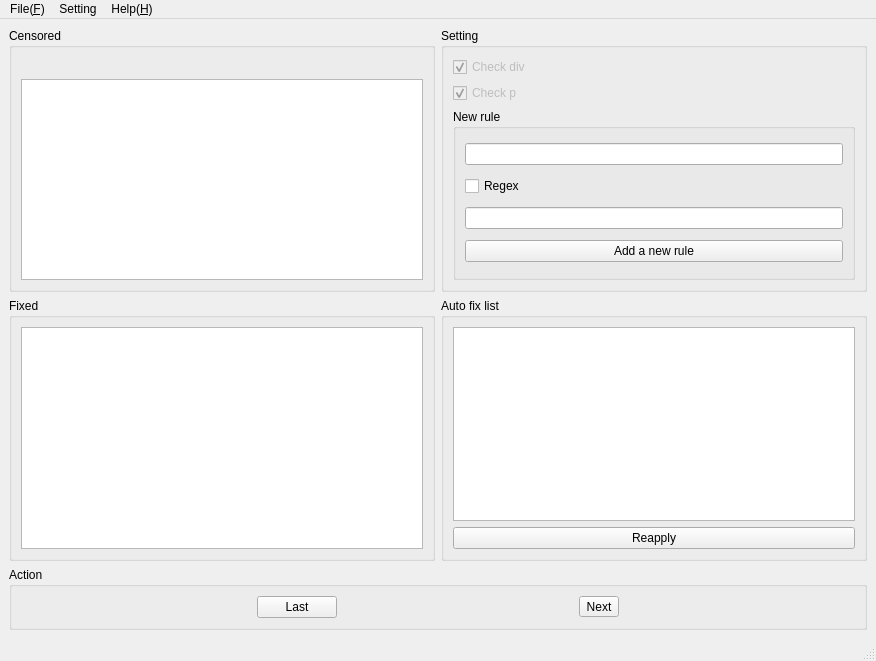
<?xml version="1.0" encoding="UTF-8"?>
<ui version="4.0">
 <class>MainWindow</class>
 <widget class="QMainWindow" name="MainWindow">
  <property name="geometry">
   <rect>
    <x>0</x>
    <y>0</y>
    <width>876</width>
    <height>661</height>
   </rect>
  </property>
  <property name="windowTitle">
   <string>MainWindow</string>
  </property>
  <widget class="QWidget" name="centralwidget">
   <layout class="QGridLayout" name="gridLayout">
    <item row="1" column="1">
     <widget class="QGroupBox" name="groupBox_4">
      <property name="title">
       <string>Auto fix list</string>
      </property>
      <layout class="QVBoxLayout" name="verticalLayout_4">
       <item>
        <widget class="QListWidget" name="auto_fix_list"/>
       </item>
       <item>
        <widget class="QPushButton" name="reapply_button">
         <property name="text">
          <string>Reapply</string>
         </property>
        </widget>
       </item>
      </layout>
     </widget>
    </item>
    <item row="1" column="0">
     <widget class="QGroupBox" name="groupBox_2">
      <property name="title">
       <string>Fixed</string>
      </property>
      <layout class="QHBoxLayout" name="horizontalLayout_2">
       <item>
        <widget class="QPlainTextEdit" name="fixed_text"/>
       </item>
      </layout>
     </widget>
    </item>
    <item row="0" column="0">
     <widget class="QGroupBox" name="groupBox">
      <property name="title">
       <string>Censored</string>
      </property>
      <layout class="QVBoxLayout" name="verticalLayout_5">
       <item>
        <widget class="QLineEdit" name="chapter_title">
         <property name="styleSheet">
          <string notr="true">background:transparent</string>
         </property>
         <property name="text">
          <string/>
         </property>
         <property name="frame">
          <bool>false</bool>
         </property>
         <property name="alignment">
          <set>Qt::AlignCenter</set>
         </property>
         <property name="readOnly">
          <bool>true</bool>
         </property>
        </widget>
       </item>
       <item>
        <widget class="QPlainTextEdit" name="censored_text">
         <property name="textInteractionFlags">
          <set>Qt::TextSelectableByKeyboard|Qt::TextSelectableByMouse</set>
         </property>
        </widget>
       </item>
      </layout>
     </widget>
    </item>
    <item row="0" column="1">
     <widget class="QGroupBox" name="groupBox_3">
      <property name="title">
       <string>Setting</string>
      </property>
      <layout class="QVBoxLayout" name="verticalLayout_2">
       <item>
        <widget class="QCheckBox" name="check_div">
         <property name="enabled">
          <bool>false</bool>
         </property>
         <property name="text">
          <string>Check div</string>
         </property>
         <property name="checked">
          <bool>true</bool>
         </property>
        </widget>
       </item>
       <item>
        <widget class="QCheckBox" name="check_p">
         <property name="enabled">
          <bool>false</bool>
         </property>
         <property name="text">
          <string>Check p</string>
         </property>
         <property name="checked">
          <bool>true</bool>
         </property>
        </widget>
       </item>
       <item>
        <widget class="QGroupBox" name="groupBox_5">
         <property name="title">
          <string>New rule</string>
         </property>
         <layout class="QVBoxLayout" name="verticalLayout_3">
          <item>
           <widget class="QLineEdit" name="new_rule_pattern"/>
          </item>
          <item>
           <widget class="QCheckBox" name="is_regex_rule">
            <property name="text">
             <string>Regex</string>
            </property>
           </widget>
          </item>
          <item>
           <widget class="QLineEdit" name="new_rule_replacement"/>
          </item>
          <item>
           <widget class="QPushButton" name="add_new_rule">
            <property name="enabled">
             <bool>true</bool>
            </property>
            <property name="text">
             <string>Add a new rule</string>
            </property>
           </widget>
          </item>
         </layout>
        </widget>
       </item>
      </layout>
     </widget>
    </item>
    <item row="2" column="0" colspan="2">
     <widget class="QGroupBox" name="groupBox_6">
      <property name="title">
       <string>Action</string>
      </property>
      <layout class="QHBoxLayout" name="horizontalLayout_4">
       <item>
        <widget class="QPushButton" name="last_button">
         <property name="sizePolicy">
          <sizepolicy hsizetype="Fixed" vsizetype="Fixed">
           <horstretch>0</horstretch>
           <verstretch>0</verstretch>
          </sizepolicy>
         </property>
         <property name="text">
          <string>Last</string>
         </property>
        </widget>
       </item>
       <item>
        <widget class="QToolButton" name="next_button">
         <property name="text">
          <string>Next</string>
         </property>
        </widget>
       </item>
      </layout>
     </widget>
    </item>
   </layout>
  </widget>
  <widget class="QMenuBar" name="menubar">
   <property name="geometry">
    <rect>
     <x>0</x>
     <y>0</y>
     <width>876</width>
     <height>23</height>
    </rect>
   </property>
   <widget class="QMenu" name="menuFile">
    <property name="title">
     <string>File(&amp;F)</string>
    </property>
    <addaction name="actionOpen"/>
    <addaction name="actionSave"/>
    <addaction name="actionSave_as"/>
    <addaction name="actionExit"/>
   </widget>
   <widget class="QMenu" name="menuHelp">
    <property name="title">
     <string>Help(&amp;H)</string>
    </property>
    <addaction name="actionAbout"/>
    <addaction name="actionAbout_Qt"/>
   </widget>
   <widget class="QMenu" name="menuEdit">
    <property name="title">
     <string>Setting</string>
    </property>
   </widget>
   <addaction name="menuFile"/>
   <addaction name="menuEdit"/>
   <addaction name="menuHelp"/>
  </widget>
  <widget class="QStatusBar" name="statusbar">
   <property name="enabled">
    <bool>true</bool>
   </property>
  </widget>
  <action name="actionOpen">
   <property name="text">
    <string>Open(&amp;O)</string>
   </property>
  </action>
  <action name="actionSave">
   <property name="text">
    <string>Save(&amp;S)</string>
   </property>
  </action>
  <action name="actionSave_as">
   <property name="text">
    <string>Save as</string>
   </property>
  </action>
  <action name="actionAbout">
   <property name="text">
    <string>About(&amp;A)</string>
   </property>
  </action>
  <action name="actionExit">
   <property name="text">
    <string>Exit(&amp;E)</string>
   </property>
  </action>
  <action name="actionAbout_Qt">
   <property name="text">
    <string>About Qt</string>
   </property>
  </action>
 </widget>
 <resources/>
 <connections/>
</ui>
